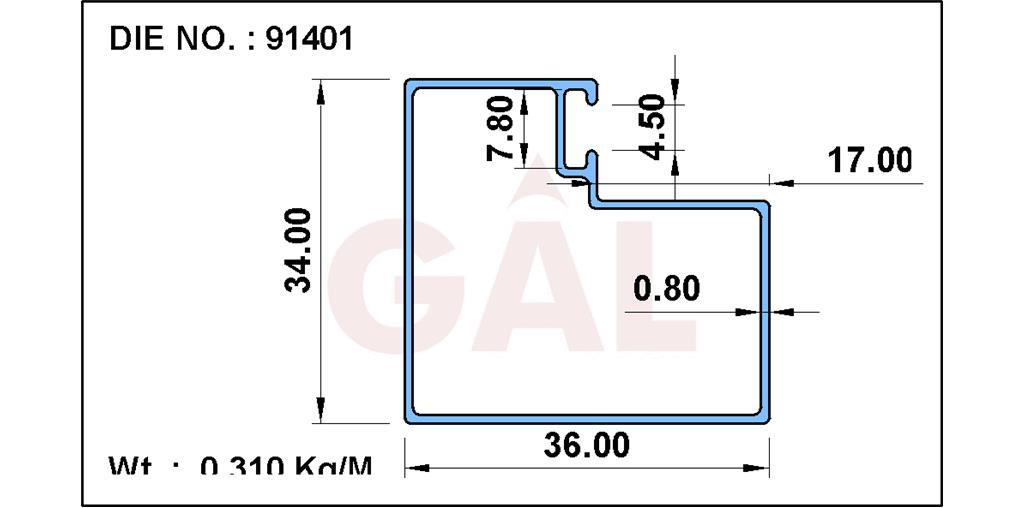
#> input picture image to text/image/1.jpg, 1024 x 508 px, found by its file name; its folder holds only this picture in this run; the run also reads 1 picture not shown here
$ jupyter execute --allow-errors 'image to text.ipynb'
#> lines starting #> are read from the running program, lines starting #| are printed output that depends on the picture
#> further down, image is the input picture: shape (508, 1024, 3); mean B, G, R 241.1, 240.1, 239.8
#> `img=cv2.resize(image,(500,500))`:
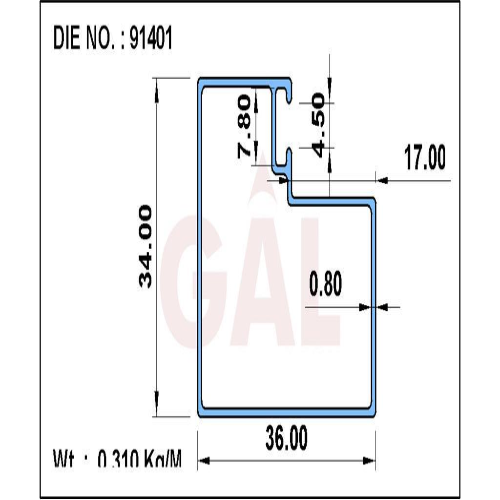
#> img: shape (500, 500, 3); mean B, G, R 241.1, 240.2, 239.9
[cell 1]
import pytesseract,cv2,os,re
pytesseract.pytesseract.tesseract_cmd = r'C:\Program Files\Tesseract-OCR\tesseract.exe'

[cell 2]
Dir=os.getcwd()

# A]  You have to extract DIE No  (in the top left corner of the image) from both the images using Python and write the numbers in a text file.

[cell 3]
list1=[]
path = os.path.join(Dir, 'image')
print(path)
images = os.listdir(path)
print(images)
#> (the rest of this cell did not finish here and is left out)

# b] You have to crop the area of image such that DIE no & Wt range will not be the part of image and write it to a new file.

[cell 4]
path = os.path.join(Dir, 'image')
print(path)
images = os.listdir(path)
print(images)
data=[]
i=0
for a in images:
            print(a)
            image = cv2.imread(a)
            img=cv2.resize(image,(500,500))
            croped_img=img[50:445]
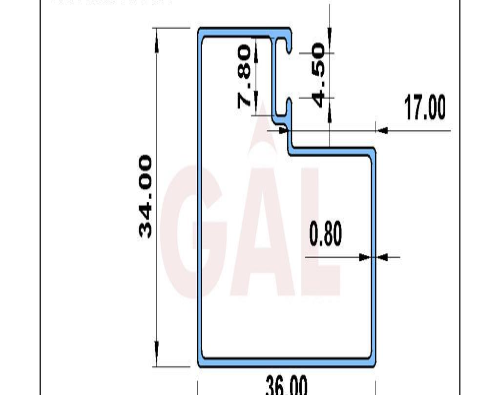
#> croped_img: shape (395, 500, 3); mean B, G, R 243.2, 242, 241.6
            data.append(croped_img)
            i=i+1

[cell 5]
i=0
path = os.path.join(Dir, 'croped_img')
for item in data:
    cv2.imwrite(path+"/"+str(i)+".jpg",item)
    i+=1
#> this loop made 1 pass
#> i on pass 1: 1
#> after the loop, i = 1

#> (a cell that did not finish here is left out)

[cell 7]
croped_img=cv2.imread("croped_img/0.jpg")
cv2.imshow("croped_img",croped_img)
cv2.waitKey(0)
#> Out = 27
